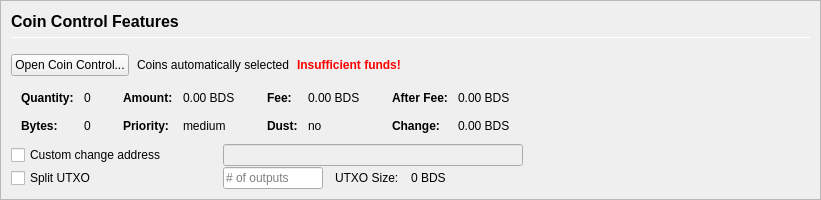
         <widget class="QFrame" name="frameCoinControl">
          <property name="sizePolicy">
           <sizepolicy hsizetype="Expanding" vsizetype="Expanding">
            <horstretch>0</horstretch>
            <verstretch>0</verstretch>
           </sizepolicy>
          </property>
          <property name="maximumSize">
           <size>
            <width>16777215</width>
            <height>16777215</height>
           </size>
          </property>
          <property name="frameShape">
           <enum>QFrame::StyledPanel</enum>
          </property>
          <property name="frameShadow">
           <enum>QFrame::Sunken</enum>
          </property>
          <layout class="QVBoxLayout" name="verticalLayoutCoinControl2">
           <property name="spacing">
            <number>0</number>
           </property>
           <property name="leftMargin">
            <number>0</number>
           </property>
           <property name="topMargin">
            <number>0</number>
           </property>
           <property name="rightMargin">
            <number>0</number>
           </property>
           <property name="bottomMargin">
            <number>0</number>
           </property>
           <item>
            <widget class="QFrame" name="frameCoinControl_BG">
             <layout class="QVBoxLayout" name="verticalLayoutCoinControl" stretch="0,0,0,0,0,0">
              <property name="spacing">
               <number>1</number>
              </property>
              <property name="leftMargin">
               <number>10</number>
              </property>
              <property name="topMargin">
               <number>10</number>
              </property>
              <item>
               <layout class="QHBoxLayout" name="horizontalLayoutCoinControl1">
                <property name="bottomMargin">
                 <number>15</number>
                </property>
                <item>
                 <layout class="QVBoxLayout" name="verticalLayout_3">
                  <property name="spacing">
                   <number>6</number>
                  </property>
                  <item>
                   <widget class="QLabel" name="labelCoinControlFeatures">
                    <property name="sizePolicy">
                     <sizepolicy hsizetype="Preferred" vsizetype="Maximum">
                      <horstretch>0</horstretch>
                      <verstretch>0</verstretch>
                     </sizepolicy>
                    </property>
                    <property name="minimumSize">
                     <size>
                      <width>0</width>
                      <height>20</height>
                     </size>
                    </property>
                    <property name="font">
                     <font>
                      <pointsize>12</pointsize>
                      <weight>75</weight>
                      <bold>true</bold>
                     </font>
                    </property>
                    <property name="styleSheet">
                     <string notr="true">font-weight:bold;</string>
                    </property>
                    <property name="text">
                     <string>Coin Control Features</string>
                    </property>
                   </widget>
                  </item>
                  <item>
                   <widget class="Line" name="line">
                    <property name="minimumSize">
                     <size>
                      <width>0</width>
                      <height>1</height>
                     </size>
                    </property>
                    <property name="maximumSize">
                     <size>
                      <width>16777215</width>
                      <height>1</height>
                     </size>
                    </property>
                    <property name="orientation">
                     <enum>Qt::Horizontal</enum>
                    </property>
                   </widget>
                  </item>
                 </layout>
                </item>
               </layout>
              </item>
              <item>
               <layout class="QHBoxLayout" name="horizontalLayoutCoinControl2" stretch="0,0,0,0">
                <property name="spacing">
                 <number>8</number>
                </property>
                <property name="bottomMargin">
                 <number>10</number>
                </property>
                <item>
                 <widget class="QPushButton" name="pushButtonCoinControl">
                  <property name="styleSheet">
                   <string notr="true"/>
                  </property>
                  <property name="text">
                   <string>Open Coin Control...</string>
                  </property>
                  <property name="autoDefault">
                   <bool>false</bool>
                  </property>
                 </widget>
                </item>
                <item>
                 <widget class="QLabel" name="labelCoinControlAutomaticallySelected">
                  <property name="text">
                   <string>Coins automatically selected</string>
                  </property>
                  <property name="margin">
                   <number>5</number>
                  </property>
                 </widget>
                </item>
                <item>
                 <widget class="QLabel" name="labelCoinControlInsuffFunds">
                  <property name="font">
                   <font>
                    <weight>75</weight>
                    <bold>true</bold>
                   </font>
                  </property>
                  <property name="styleSheet">
                   <string notr="true">color:red;font-weight:bold;</string>
                  </property>
                  <property name="text">
                   <string>Insufficient funds!</string>
                  </property>
                  <property name="margin">
                   <number>5</number>
                  </property>
                 </widget>
                </item>
                <item>
                 <spacer name="horizontalSpacerCoinControl">
                  <property name="orientation">
                   <enum>Qt::Horizontal</enum>
                  </property>
                  <property name="sizeHint" stdset="0">
                   <size>
                    <width>40</width>
                    <height>1</height>
                   </size>
                  </property>
                 </spacer>
                </item>
               </layout>
              </item>
              <item>
               <widget class="QWidget" name="widgetCoinControl" native="true">
                <property name="sizePolicy">
                 <sizepolicy hsizetype="Preferred" vsizetype="Preferred">
                  <horstretch>0</horstretch>
                  <verstretch>0</verstretch>
                 </sizepolicy>
                </property>
                <property name="minimumSize">
                 <size>
                  <width>0</width>
                  <height>0</height>
                 </size>
                </property>
                <property name="styleSheet">
                 <string notr="true"/>
                </property>
                <layout class="QHBoxLayout" name="horizontalLayoutCoinControl5">
                 <property name="leftMargin">
                  <number>0</number>
                 </property>
                 <property name="topMargin">
                  <number>0</number>
                 </property>
                 <property name="rightMargin">
                  <number>0</number>
                 </property>
                 <property name="bottomMargin">
                  <number>0</number>
                 </property>
                 <item>
                  <layout class="QHBoxLayout" name="horizontalLayoutCoinControl3" stretch="0,0,0,1">
                   <property name="spacing">
                    <number>20</number>
                   </property>
                   <property name="topMargin">
                    <number>0</number>
                   </property>
                   <property name="bottomMargin">
                    <number>10</number>
                   </property>
                   <item>
                    <layout class="QFormLayout" name="formLayoutCoinControl1">
                     <property name="horizontalSpacing">
                      <number>10</number>
                     </property>
                     <property name="verticalSpacing">
                      <number>14</number>
                     </property>
                     <property name="leftMargin">
                      <number>10</number>
                     </property>
                     <property name="topMargin">
                      <number>4</number>
                     </property>
                     <property name="rightMargin">
                      <number>6</number>
                     </property>
                     <item row="0" column="0">
                      <widget class="QLabel" name="labelCoinControlQuantityText">
                       <property name="font">
                        <font>
                         <weight>75</weight>
                         <bold>true</bold>
                        </font>
                       </property>
                       <property name="text">
                        <string>Quantity:</string>
                       </property>
                       <property name="margin">
                        <number>0</number>
                       </property>
                      </widget>
                     </item>
                     <item row="0" column="1">
                      <widget class="QLabel" name="labelCoinControlQuantity">
                       <property name="cursor">
                        <cursorShape>IBeamCursor</cursorShape>
                       </property>
                       <property name="contextMenuPolicy">
                        <enum>Qt::ActionsContextMenu</enum>
                       </property>
                       <property name="text">
                        <string notr="true">0</string>
                       </property>
                       <property name="margin">
                        <number>0</number>
                       </property>
                       <property name="textInteractionFlags">
                        <set>Qt::LinksAccessibleByMouse|Qt::TextSelectableByKeyboard|Qt::TextSelectableByMouse</set>
                       </property>
                      </widget>
                     </item>
                     <item row="1" column="0">
                      <widget class="QLabel" name="labelCoinControlBytesText">
                       <property name="font">
                        <font>
                         <weight>75</weight>
                         <bold>true</bold>
                        </font>
                       </property>
                       <property name="text">
                        <string>Bytes:</string>
                       </property>
                      </widget>
                     </item>
                     <item row="1" column="1">
                      <widget class="QLabel" name="labelCoinControlBytes">
                       <property name="cursor">
                        <cursorShape>IBeamCursor</cursorShape>
                       </property>
                       <property name="contextMenuPolicy">
                        <enum>Qt::ActionsContextMenu</enum>
                       </property>
                       <property name="text">
                        <string notr="true">0</string>
                       </property>
                       <property name="textInteractionFlags">
                        <set>Qt::LinksAccessibleByMouse|Qt::TextSelectableByKeyboard|Qt::TextSelectableByMouse</set>
                       </property>
                      </widget>
                     </item>
                    </layout>
                   </item>
                   <item>
                    <layout class="QFormLayout" name="formLayoutCoinControl2">
                     <property name="horizontalSpacing">
                      <number>10</number>
                     </property>
                     <property name="verticalSpacing">
                      <number>14</number>
                     </property>
                     <property name="leftMargin">
                      <number>6</number>
                     </property>
                     <property name="topMargin">
                      <number>4</number>
                     </property>
                     <property name="rightMargin">
                      <number>6</number>
                     </property>
                     <item row="0" column="0">
                      <widget class="QLabel" name="labelCoinControlAmountText">
                       <property name="font">
                        <font>
                         <weight>75</weight>
                         <bold>true</bold>
                        </font>
                       </property>
                       <property name="text">
                        <string>Amount:</string>
                       </property>
                       <property name="margin">
                        <number>0</number>
                       </property>
                      </widget>
                     </item>
                     <item row="0" column="1">
                      <widget class="QLabel" name="labelCoinControlAmount">
                       <property name="cursor">
                        <cursorShape>IBeamCursor</cursorShape>
                       </property>
                       <property name="contextMenuPolicy">
                        <enum>Qt::ActionsContextMenu</enum>
                       </property>
                       <property name="text">
                        <string notr="true">0.00 BDS</string>
                       </property>
                       <property name="textInteractionFlags">
                        <set>Qt::LinksAccessibleByMouse|Qt::TextSelectableByKeyboard|Qt::TextSelectableByMouse</set>
                       </property>
                      </widget>
                     </item>
                     <item row="1" column="0">
                      <widget class="QLabel" name="labelCoinControlPriorityText">
                       <property name="font">
                        <font>
                         <weight>75</weight>
                         <bold>true</bold>
                        </font>
                       </property>
                       <property name="text">
                        <string>Priority:</string>
                       </property>
                      </widget>
                     </item>
                     <item row="1" column="1">
                      <widget class="QLabel" name="labelCoinControlPriority">
                       <property name="cursor">
                        <cursorShape>IBeamCursor</cursorShape>
                       </property>
                       <property name="contextMenuPolicy">
                        <enum>Qt::ActionsContextMenu</enum>
                       </property>
                       <property name="text">
                        <string>medium</string>
                       </property>
                       <property name="textInteractionFlags">
                        <set>Qt::LinksAccessibleByMouse|Qt::TextSelectableByKeyboard|Qt::TextSelectableByMouse</set>
                       </property>
                      </widget>
                     </item>
                    </layout>
                   </item>
                   <item>
                    <layout class="QFormLayout" name="formLayoutCoinControl3">
                     <property name="horizontalSpacing">
                      <number>10</number>
                     </property>
                     <property name="verticalSpacing">
                      <number>14</number>
                     </property>
                     <property name="leftMargin">
                      <number>6</number>
                     </property>
                     <property name="topMargin">
                      <number>4</number>
                     </property>
                     <property name="rightMargin">
                      <number>6</number>
                     </property>
                     <item row="0" column="0">
                      <widget class="QLabel" name="labelCoinControlFeeText">
                       <property name="font">
                        <font>
                         <weight>75</weight>
                         <bold>true</bold>
                        </font>
                       </property>
                       <property name="text">
                        <string>Fee:</string>
                       </property>
                       <property name="margin">
                        <number>0</number>
                       </property>
                      </widget>
                     </item>
                     <item row="0" column="1">
                      <widget class="QLabel" name="labelCoinControlFee">
                       <property name="cursor">
                        <cursorShape>IBeamCursor</cursorShape>
                       </property>
                       <property name="contextMenuPolicy">
                        <enum>Qt::ActionsContextMenu</enum>
                       </property>
                       <property name="text">
                        <string notr="true">0.00 BDS</string>
                       </property>
                       <property name="textInteractionFlags">
                        <set>Qt::LinksAccessibleByMouse|Qt::TextSelectableByKeyboard|Qt::TextSelectableByMouse</set>
                       </property>
                      </widget>
                     </item>
                     <item row="1" column="0">
                      <widget class="QLabel" name="labelCoinControlLowOutputText">
                       <property name="font">
                        <font>
                         <weight>75</weight>
                         <bold>true</bold>
                        </font>
                       </property>
                       <property name="text">
                        <string>Dust:</string>
                       </property>
                      </widget>
                     </item>
                     <item row="1" column="1">
                      <widget class="QLabel" name="labelCoinControlLowOutput">
                       <property name="cursor">
                        <cursorShape>IBeamCursor</cursorShape>
                       </property>
                       <property name="contextMenuPolicy">
                        <enum>Qt::ActionsContextMenu</enum>
                       </property>
                       <property name="text">
                        <string>no</string>
                       </property>
                       <property name="textInteractionFlags">
                        <set>Qt::LinksAccessibleByMouse|Qt::TextSelectableByKeyboard|Qt::TextSelectableByMouse</set>
                       </property>
                      </widget>
                     </item>
                    </layout>
                   </item>
                   <item>
                    <layout class="QFormLayout" name="formLayoutCoinControl4">
                     <property name="horizontalSpacing">
                      <number>10</number>
                     </property>
                     <property name="verticalSpacing">
                      <number>14</number>
                     </property>
                     <property name="leftMargin">
                      <number>6</number>
                     </property>
                     <property name="topMargin">
                      <number>4</number>
                     </property>
                     <property name="rightMargin">
                      <number>6</number>
                     </property>
                     <item row="0" column="0">
                      <widget class="QLabel" name="labelCoinControlAfterFeeText">
                       <property name="font">
                        <font>
                         <weight>75</weight>
                         <bold>true</bold>
                        </font>
                       </property>
                       <property name="text">
                        <string>After Fee:</string>
                       </property>
                       <property name="margin">
                        <number>0</number>
                       </property>
                      </widget>
                     </item>
                     <item row="0" column="1">
                      <widget class="QLabel" name="labelCoinControlAfterFee">
                       <property name="cursor">
                        <cursorShape>IBeamCursor</cursorShape>
                       </property>
                       <property name="contextMenuPolicy">
                        <enum>Qt::ActionsContextMenu</enum>
                       </property>
                       <property name="text">
                        <string notr="true">0.00 BDS</string>
                       </property>
                       <property name="textInteractionFlags">
                        <set>Qt::LinksAccessibleByMouse|Qt::TextSelectableByKeyboard|Qt::TextSelectableByMouse</set>
                       </property>
                      </widget>
                     </item>
                     <item row="1" column="0">
                      <widget class="QLabel" name="labelCoinControlChangeText">
                       <property name="font">
                        <font>
                         <weight>75</weight>
                         <bold>true</bold>
                        </font>
                       </property>
                       <property name="text">
                        <string>Change:</string>
                       </property>
                      </widget>
                     </item>
                     <item row="1" column="1">
                      <widget class="QLabel" name="labelCoinControlChange">
                       <property name="cursor">
                        <cursorShape>IBeamCursor</cursorShape>
                       </property>
                       <property name="contextMenuPolicy">
                        <enum>Qt::ActionsContextMenu</enum>
                       </property>
                       <property name="text">
                        <string notr="true">0.00 BDS</string>
                       </property>
                       <property name="textInteractionFlags">
                        <set>Qt::LinksAccessibleByMouse|Qt::TextSelectableByKeyboard|Qt::TextSelectableByMouse</set>
                       </property>
                      </widget>
                     </item>
                    </layout>
                   </item>
                  </layout>
                 </item>
                </layout>
               </widget>
              </item>
              <item>
               <layout class="QHBoxLayout" name="horizontalLayoutCoinControl4">
                <property name="spacing">
                 <number>12</number>
                </property>
                <property name="sizeConstraint">
                 <enum>QLayout::SetDefaultConstraint</enum>
                </property>
                <property name="topMargin">
                 <number>0</number>
                </property>
                <property name="rightMargin">
                 <number>0</number>
                </property>
                <item>
                 <widget class="QCheckBox" name="checkBoxCoinControlChange">
                  <property name="sizePolicy">
                   <sizepolicy hsizetype="Preferred" vsizetype="Preferred">
                    <horstretch>0</horstretch>
                    <verstretch>0</verstretch>
                   </sizepolicy>
                  </property>
                  <property name="minimumSize">
                   <size>
                    <width>200</width>
                    <height>0</height>
                   </size>
                  </property>
                  <property name="maximumSize">
                   <size>
                    <width>200</width>
                    <height>16777215</height>
                   </size>
                  </property>
                  <property name="toolTip">
                   <string>If this is activated, but the change address is empty or invalid, change will be sent to a newly generated address.</string>
                  </property>
                  <property name="text">
                   <string>Custom change address</string>
                  </property>
                 </widget>
                </item>
                <item>
                 <widget class="QValidatedLineEdit" name="lineEditCoinControlChange">
                  <property name="enabled">
                   <bool>false</bool>
                  </property>
                  <property name="sizePolicy">
                   <sizepolicy hsizetype="Preferred" vsizetype="Preferred">
                    <horstretch>0</horstretch>
                    <verstretch>0</verstretch>
                   </sizepolicy>
                  </property>
                  <property name="minimumSize">
                   <size>
                    <width>300</width>
                    <height>0</height>
                   </size>
                  </property>
                 </widget>
                </item>
                <item>
                 <widget class="QLabel" name="labelCoinControlChangeLabel">
                  <property name="sizePolicy">
                   <sizepolicy hsizetype="Preferred" vsizetype="Preferred">
                    <horstretch>0</horstretch>
                    <verstretch>0</verstretch>
                   </sizepolicy>
                  </property>
                  <property name="minimumSize">
                   <size>
                    <width>100</width>
                    <height>0</height>
                   </size>
                  </property>
                  <property name="text">
                   <string/>
                  </property>
                  <property name="margin">
                   <number>3</number>
                  </property>
                 </widget>
                </item>
               </layout>
              </item>
              <item>
               <layout class="QHBoxLayout" name="horizontalLayoutCoinControl6">
                <property name="spacing">
                 <number>12</number>
                </property>
                <property name="rightMargin">
                 <number>0</number>
                </property>
                <item>
                 <widget class="QCheckBox" name="splitBlockCheckBox">
                  <property name="sizePolicy">
                   <sizepolicy hsizetype="Preferred" vsizetype="Preferred">
                    <horstretch>0</horstretch>
                    <verstretch>0</verstretch>
                   </sizepolicy>
                  </property>
                  <property name="minimumSize">
                   <size>
                    <width>200</width>
                    <height>0</height>
                   </size>
                  </property>
                  <property name="maximumSize">
                   <size>
                    <width>200</width>
                    <height>16777215</height>
                   </size>
                  </property>
                  <property name="text">
                   <string>Split UTXO</string>
                  </property>
                 </widget>
                </item>
                <item>
                 <widget class="QLineEdit" name="splitBlockLineEdit">
                  <property name="sizePolicy">
                   <sizepolicy hsizetype="Preferred" vsizetype="Preferred">
                    <horstretch>50</horstretch>
                    <verstretch>0</verstretch>
                   </sizepolicy>
                  </property>
                  <property name="minimumSize">
                   <size>
                    <width>100</width>
                    <height>0</height>
                   </size>
                  </property>
                  <property name="maximumSize">
                   <size>
                    <width>100</width>
                    <height>16777215</height>
                   </size>
                  </property>
                  <property name="placeholderText">
                   <string># of outputs</string>
                  </property>
                 </widget>
                </item>
                <item>
                 <widget class="QLabel" name="labelBlockSizeText">
                  <property name="text">
                   <string>UTXO Size:</string>
                  </property>
                 </widget>
                </item>
                <item>
                 <widget class="QLabel" name="labelBlockSize">
                  <property name="text">
                   <string>0 BDS</string>
                  </property>
                 </widget>
                </item>
                <item>
                 <spacer name="horizontalSpacer_7">
                  <property name="orientation">
                   <enum>Qt::Horizontal</enum>
                  </property>
                  <property name="sizeHint" stdset="0">
                   <size>
                    <width>40</width>
                    <height>20</height>
                   </size>
                  </property>
                 </spacer>
                </item>
               </layout>
              </item>
              <item>
               <spacer name="verticalSpacerCoinControl">
                <property name="orientation">
                 <enum>Qt::Vertical</enum>
                </property>
                <property name="sizeHint" stdset="0">
                 <size>
                  <width>800</width>
                  <height>1</height>
                 </size>
                </property>
               </spacer>
              </item>
             </layout>
            </widget>
           </item>
          </layout>
         </widget>
